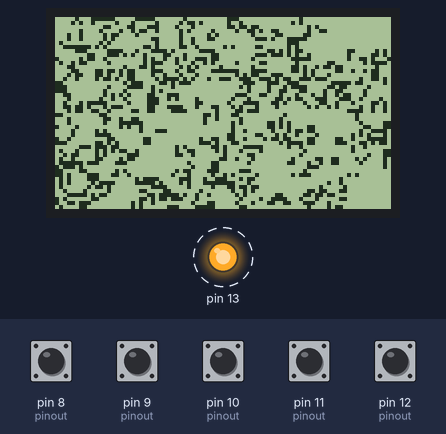
A sketch run on a simulated Arduino Uno, built with avr-gcc and run on an emulated ATmega328P. Parts: 84×48 one-colour display, output pins drawn as LEDs (lit = HIGH). Dashed ring = blinking. The inputs (shaded band) are chosen by the test bench; at power-on: pin 8 (pinout), pin 9 (pinout), pin 10 (pinout), pin 11 (pinout), pin 12 (pinout) HIGH. Random numbers use the default seed unless the sketch sets one.

Above: at 1.29 s.
1.3 s: pin 9 (pinout) pulled LOW for 0.2 s
At 2.3 s:
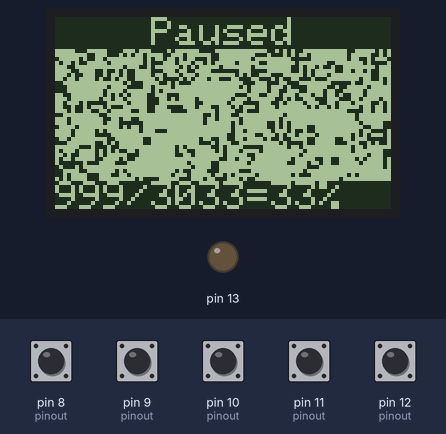
3.0 s: pin 8 (pinout) pulled LOW for 0.2 s
At 5.3 s:
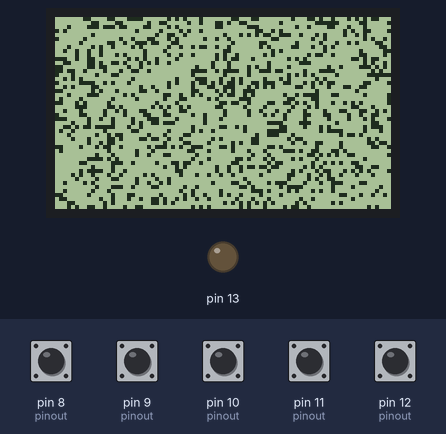
5.6 s: pin 12 (pinout) pulled LOW for 0.2 s
At 6.6 s:
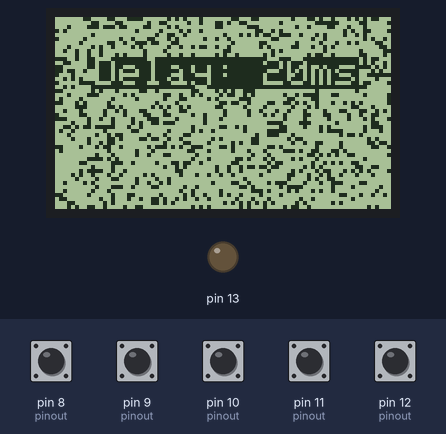
7.3 s: pin 11 (pinout) pulled LOW for 0.2 s
At 8.5 s:
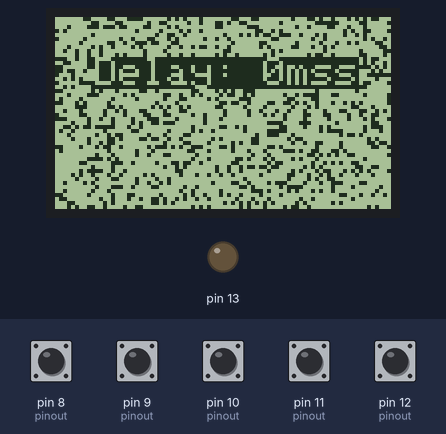
9.0 s: pin 9 (pinout) pulled LOW for 1 s
At 9.22 s:
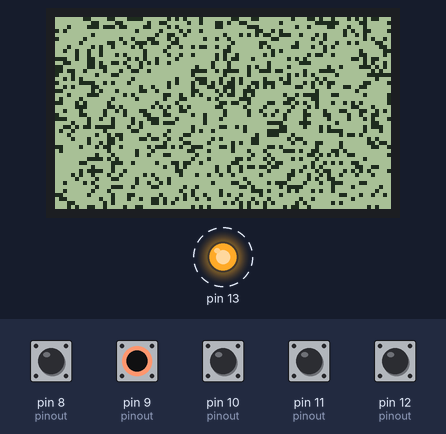
11.5 s: pin 10 (pinout) pulled LOW for 0.2 s
At 12.05 s:
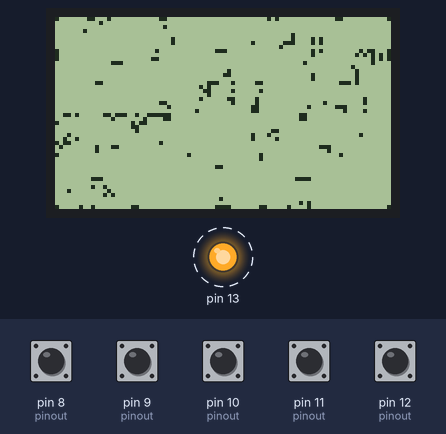
Timing chart, 0 to 14.2 s (numbered marks = the images above; inputs shaded):
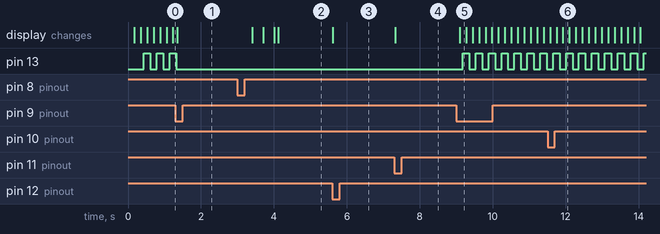

Measured:
- after the input at 3.0 s, the display: first changes after 0.40 s (image 2 shows a later state)
- after the input at 5.6 s, the display: changes at once (image 3)
- after the input at 7.3 s, the display: changes at once (image 4)
- after the input at 9.0 s, pin 13: alternates HIGH for 0.18 s and LOW for 0.18 s, starting after 0.18 s; the display: changes after 0.09 s (image 5)

The sketch:

Nokia_5110_LCD_GameOfLife.ino
```cpp
/*  _   ______  __ __ _______       ___________________     __    __________
   / | / / __ \/ //_//  _/   |     / ____/ ____<  / __ \   / /   / ____/ __ \
  /  |/ / / / / ,<   / // /| |    /___ \/___ \ / / / / /  / /   / /   / / / /
 / /|  / /_/ / /| |_/ // ___ |   ____/ /___/ // / /_/ /  / /___/ /___/ /_/ /
/_/ |_/\____/_/ |_/___/_/  |_|  /_____/_____//_/\____/  /_____/\____/_____/

   ______                              ____   __    _ ____
  / ____/___ _____ ___  ___     ____  / __/  / /   (_) __/__
 / / __/ __ `/ __ `__ \/ _ \   / __ \/ /_   / /   / / /_/ _ \
/ /_/ / /_/ / / / / / /  __/  / /_/ / __/  / /___/ / __/  __/
\____/\__,_/_/ /_/ /_/\___/   \____/_/    /_____/_/_/  \___/

Nokia 5510 / Arduino Demo: Game of Life
Uses Adafruit PCD8544 and GFX libraries

igotbugs@ticklemynausea.net */

#include "Matrix.h"
#include "Display.h"
#include "LED.h"
#include "Buttons.h"
#include "Routine.h"

#ifndef _include_libs_adafruit_
#define _include_libs_adafruit_
#include <Adafruit_GFX.h>
#include <Adafruit_PCD8544.h>
#endif _include_libs_adafruit_

/* Setup & Loop */

void setup() {
  // Initialize display
  Display::Initialize();

  // Initialize gpio pins
  LED::Initialize();

  // Initialize buttons
  Buttons::Initialize();

  // Initialize Matrix
  Matrix::InitializeRandom();

  // initialize Routine
  Routine:: Initialize();
}


void loop() {

  Routine::DisplayUpdate();

  Routine::UpdateMatrix();

  Routine::Led();

  Routine::Buttons();

  Routine::Sleep();
}
```

Buttons.cpp
```cpp
#include "Buttons.h"
#include "Routine.h"

/* button pins */
uint8_t Buttons::pinout[NUM_BUTTONS] = {8, 9, 10, 11, 12};

/* button state */
uint8_t Buttons::state[NUM_BUTTONS];

void (*Buttons::callbacks[NUM_BUTTONS])() = {
  &Routine::Reset,
  &Routine::Pause,
  &Routine::Flip,
  &Routine::DecreaseDelay,
  &Routine::IncreaseDelay
};


/* Buttons */
void Buttons::Initialize() {
  FOR_b {
    pinMode(Buttons::pinout[b], INPUT_PULLUP);
    Buttons::state[b] = HIGH;
  }
}

void Buttons::Read() {
  FOR_b {
    uint8_t new_state = digitalRead(Buttons::pinout[b]);
    uint8_t previous_state = Buttons::state[b];

    // check if the pushbutton is pressed.
    // if it is, the state is HIGH:
    if (new_state == LOW && previous_state == HIGH) {
      Buttons::callbacks[b]();
      Buttons::state[b] = new_state;
    }

    if (previous_state == LOW && new_state == HIGH) {
      Buttons::state[b] = new_state;
    }
  }
}
```

Buttons.h
```cpp
#ifndef _buttons_h_
#define _buttons_h_

#ifndef _include_libs_arduino_
#define _include_libs_arduino_
#include <Arduino.h>
#endif

#define FOR_b for (int b = 0; b < 5; b++)

#define BUTTON_A 0
#define BUTTON_B 1
#define BUTTON_C 2
#define BUTTON_D 3
#define BUTTON_E 4
#define BUTTON_F 5
#define NUM_BUTTONS 5


class Buttons {
  public:

  static uint8_t pinout[NUM_BUTTONS];
  static uint8_t state[NUM_BUTTONS];

  /* Initialize Buttons */
  static void Initialize();

  /* Reads the input from the tactile switches connected to the digital input pins in Buttons_Pinout[] */
  static void Read();

  /* button callbacks */
  static void (*callbacks[NUM_BUTTONS])();

};

#endif
```

Display.cpp
```cpp
#include "Matrix.h"
#include "Display.h"

Adafruit_PCD8544 Display::controller = Adafruit_PCD8544(PIN_CLK, PIN_DIN, PIN_DC, PIN_CE, PIN_RST);

void Display::Initialize() {
  // initialize controller
  Display::controller.begin();

  // set contrast
  Display::controller.setContrast(60);

  // clears the screen and buffer
  Display::controller.clearDisplay();
}


void Display::UpdateFromDisplay() {
  Display::controller.display();
}

void Display::UpdateFromMatrix() {
  FOR_i {
    FOR_j {
      FOR_k {
        PIXEL_MAP_ijk(i, j, k);
      }
    }
  }

  Display::UpdateFromDisplay();
}

void Display::Set(uint8_t x, uint8_t y) {
  Display::controller.drawPixel(x, y, BLACK);
}

void Display::Unset(uint8_t x, uint8_t  y) {
  Display::controller.drawPixel(x, y, WHITE);
}

void Display::DrawLine(uint8_t  x0, uint8_t  y0, uint8_t  x1, uint8_t  x2, uint8_t  color) {
  Display::controller.drawLine(x0, y0, x1, x2, color);
};

void Display::DrawText(uint8_t x, uint8_t y, String &text) {
  Display::controller.setCursor(x, y);
  Display::controller.setTextColor(WHITE, BLACK);
  Display::controller.print(text);
};
```

Display.h
```cpp
#ifndef _display_h_
#define _display_h_

#ifndef _include_libs_adafruit_
#define _include_libs_adafruit_
#include <Adafruit_GFX.h>
#include <Adafruit_PCD8544.h>
#endif _include_libs_adafruit_

/* LCD Parameters */
#define LCD_WIDTH 84
#define LCD_HEIGHT 48
#define LCD_HEIGHT8 (LCD_HEIGHT >> 3)

/* LCD Display Pinout:
   D7 - Serial clock out (CLK oder SCLK)
   D6 - Serial data out (DIN)
   D5 - Data/Command select (DC oder D/C)
   D4 - LCD chip select (CE oder CS)
   D3 - LCD reset (RST) */
#define PIN_CLK 7
#define PIN_DIN 6
#define PIN_DC 5
#define PIN_CE 4
#define PIN_RST 3

/* * set/unset */
#define PIXEL_SET(x, y) Display::controller.drawPixel(x, y, BLACK)
#define PIXEL_UNSET(x, y) Display::controller.drawPixel(x, y, WHITE)
/* * set/unset pixel in screen using buffer coordinates */
#define PIXEL_SET_ijk(i, j, k) Display::controller.drawPixel(i, j*8+k, BLACK)
#define PIXEL_UNSET_ijk(i, j, k) Display::controller.drawPixel(i, j*8+k, WHITE)
/* * map * */
#define PIXEL_MAP(x, y) Display::controller.drawPixel(x, y, BIT_READ_xy(x, y) == 1 ? BLACK : WHITE)
#define PIXEL_MAP_ijk(i, j, k) Display::controller.drawPixel(i, j*8+k, BIT_READ(i, j, k) == 1 ? BLACK : WHITE)

class Display {
  public:

  static Adafruit_PCD8544 controller;

  /* Initialize the LED display */
  static void Initialize();

  /* Standard "Update Display" routine: Maps the bitmap in Matrix to the LCD screen */
  static void UpdateFromMatrix();

  static void Set(uint8_t  x, uint8_t y);
  static void Unset(uint8_t  x, uint8_t y);
  static void DrawLine(uint8_t x0, uint8_t  y0, uint8_t  x1, uint8_t  x2, uint8_t color);
  static void DrawText(uint8_t x, uint8_t y, String &text);
  static void UpdateFromDisplay();

};

#endif
```

GFX.cpp
```cpp
#include "GFX.h"

void GFX::HorizontalSwipe() {

  FOR_x {

    Display::DrawLine(x, 0, x, LCD_HEIGHT - 1, BLACK);
    if (x >= 1) {
      uint16_t x2 = x - 1;
      Display::DrawLine(x2, 0, x2, LCD_HEIGHT - 1, WHITE);
    }

    if (x > 1) {
      FOR_y {
        uint16_t x2 = x - 2;
        PIXEL_MAP(x2, y);
      }
    }

    Display::UpdateFromDisplay();

  }

  for (uint8_t x = LCD_WIDTH - 2; x < LCD_WIDTH; x++) {
    FOR_y {
      PIXEL_MAP(x, y);
    }
    Display::UpdateFromDisplay();
  }

}

void GFX::VerticalSwipe() {

  FOR_y {

    Display::DrawLine(0, y, LCD_WIDTH - 1, y, BLACK);

    if (y >= 1) {
      uint16_t y2 = y - 1;
      Display::DrawLine(0, y2, LCD_WIDTH - 1, y2, WHITE);
    }

    if (y > 1) {
      FOR_x {
        uint16_t y2 = y - 2;
        PIXEL_MAP(x, y2);
      }
    }

    Display::UpdateFromDisplay();

  }

  for (uint8_t y = LCD_HEIGHT - 2; y < LCD_HEIGHT; y++) {
    FOR_x {
      PIXEL_MAP(x, y);
    }
    Display::UpdateFromDisplay();
  }

}

void GFX::RandomSwipe() {
  if (random(256) < 128) {
    GFX::HorizontalSwipe();
  } else {
    GFX::VerticalSwipe();
  }
}

void GFX::Message(uint8_t x, uint8_t y, String &text) {
  Display::DrawText(x, y, text);
}
```

GFX.h
```cpp
#ifndef _gfx_h_
#define _gfx_h_

#include "matrix.h"
#include "display.h"

class GFX {
  public:

  static void HorizontalSwipe();
  static void VerticalSwipe();
  static void RandomSwipe();
  static void Message(uint8_t x, uint8_t y, String &text);

};

#endif
```

LED.cpp
```cpp
#include "LED.h"

uint8_t LED::state = 0;
void LED::Initialize() {
  pinMode(13, OUTPUT);
}

void LED::Toggle() {
  if (LED::state == 1) {
    digitalWrite(13, HIGH);
    LED::state = 0;
  } else {
    digitalWrite(13, LOW);
    LED:state = 1;
  }
}
```

LED.h
```cpp
#ifndef _led_h_
#define _led_h_

#ifndef _include_libs_arduino_
#define _include_libs_arduino_
#include <Arduino.h>
#endif

class LED {
  private:
  /* LED toggle */
  static uint8_t state;

  public:
  /* Initialize LED GPIO Pin */
  static void Initialize();

  /* Toggles the standard LED on the arduino */
  static void Toggle();
};

#endif
```

Matrix.cpp
```cpp
#include "Matrix.h"

uint8_t Matrix::buffer_new[LCD_WIDTH * LCD_HEIGHT8];
uint8_t Matrix::buffer[LCD_WIDTH * LCD_HEIGHT8];

/* Data strucutre initialization & Game of Life algorithm */
void Matrix::InitializeRandom() {
  FOR_i {
    FOR_j {
      Matrix::buffer[MAP(i, j)] = random(256);
    }
  }
}

void Matrix::InitializeProbability(uint8_t chance_in_255) {
  FOR_x {
    FOR_y {
      if (random(256) <= chance_in_255) {
        BIT_SET_xy(x, y);
      } else {
        BIT_CLEAR_xy(x, y);
      }
    }
  }
}

void Matrix::InitializePattern() {
  FOR_i {
    FOR_j {
      if ((i + j) % 2 == 0)
        Matrix::buffer[MAP(i, j)] = random(256);
    }
  }
}

void Matrix::InitializeBitmap() {
  FOR_i {
    FOR_j {
      Matrix::buffer[MAP(i, j)] = random(256);
    }
  }
}

void Matrix::GameOfLife() {

  // new state
  uint8_t neighbour[8] = {0};
  uint8_t byte_cell;
  uint8_t byte_cell_new;
  uint8_t byte_cell_count;
  // calculate new state

  FOR_i {
    FOR_j {

      byte_cell = Matrix::buffer[MAP(i, j)];

      /* * get each bit's neighbour one byte at a time * */
      /* east and west */
      neighbour[WEST] = 0b00000000;
      if (i > 0) {
        neighbour[WEST] = Matrix::buffer[MAP((i - 1), j)];
      }

      neighbour[EAST] = 0b00000000;
      if (i < (LCD_WIDTH - 1)) {
        neighbour[EAST] = Matrix::buffer[MAP((i + 1), j)];
      }

      /* north */
      neighbour[NORTH] = 0b00000000;
      neighbour[NORTHEAST] = 0b00000000;
      neighbour[NORTHWEST] = 0b00000000;
      if (j > 0) {
        neighbour[NORTH] = Matrix::buffer[MAP(i, j - 1)];
        if (i > 0) {
          neighbour[NORTHWEST] = Matrix::buffer[MAP(i - 1, j - 1)];
        }
        if (i < (LCD_WIDTH - 1)) {
          neighbour[NORTHEAST] = Matrix::buffer[MAP(i + 1, j - 1)];
        }
      }
      neighbour[NORTH] = (byte_cell << 1) | ((neighbour[NORTH] & 0b10000000) >> 7);
      neighbour[NORTHEAST] = (neighbour[EAST] << 1) | ((neighbour[NORTHEAST] & 0b1000000) >> 7);
      neighbour[NORTHWEST] = (neighbour[WEST] << 1) | ((neighbour[NORTHWEST] & 0b1000000) >> 7);

      /* south */
      neighbour[SOUTH] = 0b00000000;
      neighbour[SOUTHEAST] = 0b00000000;
      neighbour[SOUTHWEST] = 0b00000000;
      if (j < (LCD_HEIGHT8 - 1)) {
        neighbour[SOUTH] = Matrix::buffer[MAP(i, j + 1)];
        if (i > 0) {
          neighbour[SOUTHWEST] = Matrix::buffer[MAP(i - 1, j + 1)];
        }
        if (i < (LCD_WIDTH - 1)) {
          neighbour[SOUTHEAST] = Matrix::buffer[MAP(i + 1, j + 1)];
        }
      }
      neighbour[SOUTH] = ((neighbour[SOUTH] & 0b00000001) << 7) | (byte_cell >> 1);
      neighbour[SOUTHEAST] = ((neighbour[SOUTHEAST] & 0b00000001) << 7) | (neighbour[EAST] >> 1);
      neighbour[SOUTHWEST] = ((neighbour[SOUTHWEST] & 0b00000001) << 7) | (neighbour[WEST] >> 1);

      /* calculate each bit of next gen */
      byte_cell_new = 0b00000000;

      FOR_k {
        byte_cell_count = 0;
        FOR_n {
          byte_cell_count += (neighbour[n] & 0b00000001);
        }

        byte_cell_new >>= 1;
        if ((byte_cell_count == 3) || ((byte_cell_count == 2) && (byte_cell & 0b00000001))) {
          byte_cell_new |= 0b10000000;
        }

        FOR_n {
          neighbour[n] >>= 1;
        }
        byte_cell >>= 1;
      }

      Matrix::buffer_new[MAP(i, j)] = byte_cell_new;
    }
  }

  // apply new state
  FOR_i {
    FOR_j {
      Matrix::buffer[MAP(i, j)] = Matrix::buffer_new[MAP(i, j)];
    }
  }

}

void Matrix::Flip() {
  FOR_i {
    FOR_j {
      Matrix::buffer[MAP(i, j)] = ~Matrix::buffer[MAP(i, j)];
    }
  }
}

void Matrix::GetInfo(uint16_t &count_live, uint16_t &count_dead, uint16_t &percent) {
  count_live = 0;
  count_dead = 0;

  FOR_x {
    FOR_y {
      if (BIT_READ_xy(x, y)) {
        count_live++;
      } else {
        count_dead++;
      }
    }
  }

  percent = round((count_live / (float)count_dead) * 100.0);
}
```

Matrix.h
```cpp
#ifndef _matrix_h_
#define _matrix_h_

#ifndef _include_libs_arduino_
#define _include_libs_arduino_
#include <Arduino.h>
#endif

#include "Display.h"

/* * checks if n is in the interval [a, b] * */
#define BETWEEN(n, a, b) ((n >= a) && (n <= b))

/* * over matrix buffer width */
#define FOR_i for (uint8_t i = 0; i < LCD_WIDTH; i++)
/* * over matrix buffer height */
#define FOR_j for (uint8_t j = 0; j < LCD_HEIGHT8; j++)
/* * bits over a byte */
#define FOR_k for (uint8_t k = 0; k < 8; k++)
#define FOR_n for (uint8_t n = 0; n < 8; n++)
/* * over screen width * */
#define FOR_x for (uint8_t x = 0; x < LCD_WIDTH; x++)
/* * over screen height * */
#define FOR_y for (uint8_t y = 0; y < LCD_HEIGHT; y++)


/* mapping macros */
#define MAP(i, j) (i + LCD_WIDTH*j)
#define MAP_i(x, y) (x)
#define MAP_j(x, y) (y/8)
#define MAP_k(x, y) (y%8)

/* * read/set/clear bit k in buffer position i j * */
#define BIT_READ(i, j, k) bitRead(Matrix::buffer[MAP(i, j)], k)
#define BIT_SET(i, j, k) bitSet(Matrix::buffer[MAP(i, j)], k)
#define BIT_CLEAR(i, j, k) bitClear(Matrix::buffer[MAP(i, j)], k)

/* * read/set/clear bits using screen position coordinates * */
#define BIT_SET_xy(x, y) BIT_SET(MAP_i(x, y),  MAP_j(x, y), MAP_k(x, y))
#define BIT_READ_xy(x, y) BIT_READ(MAP_i(x, y),  MAP_j(x, y), MAP_k(x, y))
#define BIT_CLEAR_xy(x, y) BIT_CLEAR(MAP_i(x, y),  MAP_j(x, y), MAP_k(x, y))

/* * neighbour directions */
#define NORTH 0
#define NORTHEAST 1
#define EAST 2
#define SOUTHEAST 3
#define SOUTH 4
#define SOUTHWEST 5
#define WEST 6
#define NORTHWEST 7

class Matrix {
  private:
  static uint8_t buffer_new[LCD_WIDTH * LCD_HEIGHT8];

  public:
  /* Matrix and temporary Matrix */
  static uint8_t buffer[LCD_WIDTH * LCD_HEIGHT8];

  Matrix();

  /* Matrix object: initializations */
  static void InitializeRandom();
  static void InitializeProbability(uint8_t chance_in_256);
  static void InitializePattern();
  static void InitializeBitmap();

  /* Implements Game of Life in using the main Matrix object */
  /* Game of Life uses dubaiss' "neighbours XXX" algorithm */
  static void GameOfLife();

  /* Bitwise Flip */
  static void Flip();

  static void GetInfo(uint16_t &count_live, uint16_t &count_dead, uint16_t &percent);

};

#endif
```

Routine.cpp
```cpp
#include "Routine.h"
#include "Matrix.h"
#include "GFX.h"

void (*Routine::DisplayUpdate)() = Display::UpdateFromMatrix;
void (*Routine::UpdateMatrix)() = Matrix::GameOfLife;
void (*Routine::Led)() = LED::Toggle;
void (*Routine::Buttons)() = Buttons::Read;

uint16_t Routine::sleep;

uint16_t Routine::pause;

void Routine::Initialize() {
  // random seed
  randomSeed(analogRead(0));

  Routine::sleep = 0;
  Routine::pause = 0;
}

void Routine::Nop() {

}

void Routine::Sleep() {
  if (Routine::sleep > 0) {
    delay(Routine::sleep);
  }
}

void Routine::Reset() {
  Matrix::InitializeProbability(random(32, 128));
  GFX::RandomSwipe();
  delay(300);
}

void Routine::Pause() {

  String str, count_live_str, count_dead_str, percent_str;
  uint16_t count_live, count_dead, percent;
  uint16_t len_padding;

  if (Routine::pause == 0) {

    Routine::pause = 1;

    Routine::DisplayUpdate = Routine::Nop;
    Routine::UpdateMatrix = Routine::Nop;
    Routine::Led = Routine::Nop;

    Matrix::GetInfo(count_live, count_dead, percent);

    count_live_str = String(count_live);
    count_dead_str = String(count_dead);
    percent_str = String(percent);

    str = String("    Paused    ");
    GFX::Message(0, 0, str);

    str = String(count_live_str + "/" + count_dead_str + "=" + percent_str + "%   ");
    str = str.substring(0, 14);
    GFX::Message(0, 41, str);

    Display::UpdateFromDisplay();

  } else {

    Routine::pause = 0;
    Routine::DisplayUpdate = Display::UpdateFromMatrix;
    Routine::UpdateMatrix = Matrix::GameOfLife;
    Routine::Led = LED::Toggle;

  }
}

void Routine::Flip() {
  Matrix::Flip();
}

void Routine::DecreaseDelay() {
  // achtung Routine::sleep overflows when under 0
  if (BETWEEN(Routine::sleep - SLEEP_STEP, 0, SLEEP_MAX)) {
    Routine::sleep -= SLEEP_STEP;
    String n = String(Routine::sleep);
    String s = String("Delay: " + n + "ms");
    GFX::Message(10, 10, s);
    Display::UpdateFromDisplay();
    delay(500);
  }
}

void Routine::IncreaseDelay() {
  if (Routine::sleep + SLEEP_STEP <= SLEEP_MAX) {
    Routine::sleep += SLEEP_STEP;
    String n = String(Routine::sleep);
    String s = String("Delay: " + n + "ms");
    GFX::Message(10, 10, s);
    Display::UpdateFromDisplay();
    delay(500);
  }
}
```

Routine.h
```cpp
#ifndef _routine_h_
#define _routine_h_

#include "Display.h"
#include "Matrix.h"
#include "LED.h"
#include "Buttons.h"

#define SLEEP_MAX 200
#define SLEEP_STEP 20

/* Loop Routines */
class Routine {
  public:
  static uint16_t sleep;
  static uint16_t pause;

  static void (*DisplayUpdate)();
  static void (*UpdateMatrix)();
  static void (*Led)();
  static void (*Buttons)();

  static void Initialize();
  static void Nop();

  static void Sleep();

  static void Reset();
  static void Pause();
  static void Flip();
  static void DecreaseDelay();
  static void IncreaseDelay();


};

#endif
```
